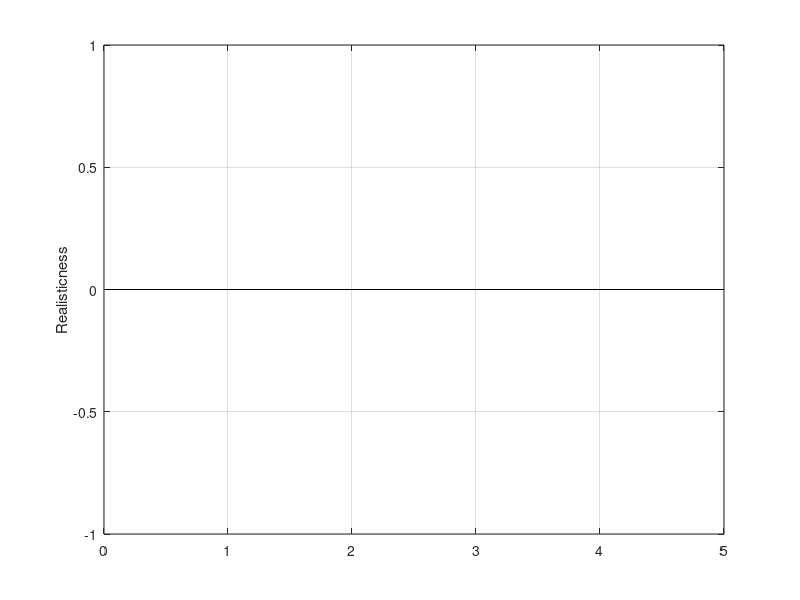

Reproduce this figure in MATLAB. (Note: this script raises an error after producing the figure.)
%% multi image

src = '../user_study/data/user';

dataset = {'sgan', 'dsgan', 'joint', 'unsup'};
acc1_mean = zeros(1, 3);
acc1_err = zeros(1, 3);
acc2_mean = zeros(1, 3);
acc2_err = zeros(1, 3);
for j = 1:numel(dataset)
    dd = dir(fullfile(src, dataset{j}, 'x', '*.mat'));
    N = numel(dd);
    acc = zeros(1, N);
    expert = false(1, N);
    for i = 1:numel(dd)
        s = load(fullfile(src, dataset{j}, 'x', dd(i).name));

        % acc(i) = s.num_correct/s.num_total;
        idx = s.vector_gt == 1;
        acc(i) = nnz(s.vector_gs(idx) == 0) / nnz(idx);
        
        expert(i) = s.expert ~= 0;
    end
    acc1 = acc(expert);
    acc1_mean(j) = mean(acc1);
    acc1_err(j) = std(acc1);
    acc2 = acc(~expert);
    acc2_mean(j) = mean(acc2);
    acc2_err(j) = std(acc2);
end

acc_mean = [acc1_mean', acc2_mean'];
acc_err = [acc1_err', acc2_err'];
tags = {'SGAN', 'DSGAN', 'Joint', 'Unsup'};

%% re-order
acc1_mean = acc1_mean([2 1 3 4]);
acc1_err = acc1_err([2 1 3 4]);
tags = tags([2 1 3 4]);

%% draw
n_group = numel(tags);

figure
hold on
bar(acc1_mean)
errorbar(acc1_mean, acc1_err, 'r.');

for j = 1:n_group
    if acc1_mean(j) > 0.7
        text(j, acc1_mean(j)-acc1_err(j)-0.04, sprintf('%.0f%%', acc1_mean(j)*100), 'HorizontalAlignment', 'center', 'fontsize', 9);
    else
        text(j, acc1_mean(j)+acc1_err(j)+0.04, sprintf('%.0f%%', acc1_mean(j)*100), 'HorizontalAlignment', 'center', 'fontsize', 9);
    end
end

grid on;
box on;
ylabel('Realisticness');
h = gca;
h.XLim = [0.5 n_group+0.5];
% h.YLim = [0 0.8];
h.YLim = [0 0.5];
h.YTick = 0:0.1:0.5;
h.XTickLabel = tags;
% h.XTickLabelRotation = 45;
% set(gcf, 'Position', [1014         318         294         304]);
h.XTickLabelRotation = 37.5;
% set(gcf, 'Position', [1313         362         227         237]);
set(gcf, 'color', [1 1 1]);
set(gca, 'Units', 'pixels');
set(gca, 'Position', [33.3700+20   50.0984+30  192.9750-75*0.5  176.6016])
